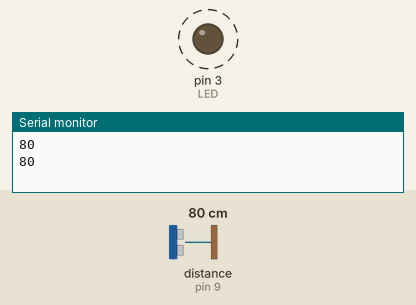
Bench run of a sketch on a simulated Arduino Uno, built with avr-gcc and run on an emulated ATmega328P. Parts: output pins drawn as LEDs (lit = HIGH), the last lines printed to the serial monitor. Wiring (inferred from the names in the program): ultrasonic range finder: trigger pin 10; echo pin 9. Dashed ring = blinking. The inputs (shaded band) are chosen by the test bench; at power-on: distance to the obstacle (sensor on pin 9) 80 cm. The echo pulse lasts 58.3 µs per cm; pins used as bus, display or sensor lines are not drawn.

Above: at 0.86 s.
1.6 s: distance to the obstacle (sensor on pin 9) set to 2 cm
At 2.1 s:
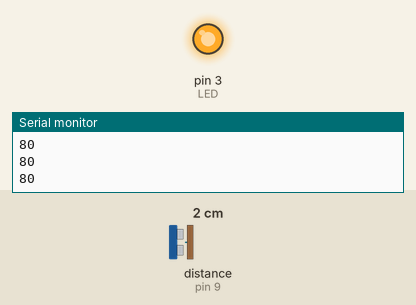
5.1 s: distance to the obstacle (sensor on pin 9) set to 97 cm
At 5.7 s:
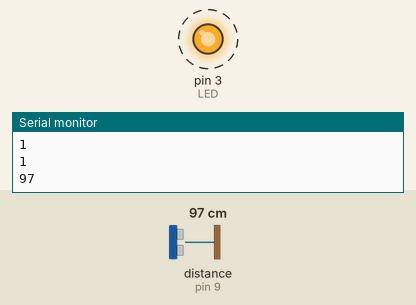
8.6 s: distance to the obstacle (sensor on pin 9) set to 103 cm
At 9.6 s:
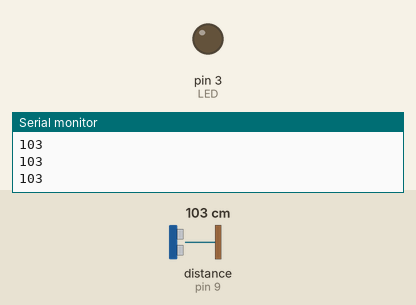
10.2 s: distance to the obstacle (sensor on pin 9) set to 4 cm
At 13.6 s:
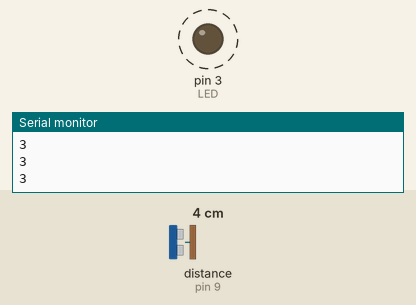
13.7 s: distance to the obstacle (sensor on pin 9) set to 120 cm
At 14.6 s:
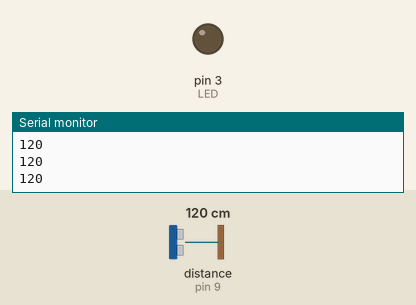
Timing chart, 0 to 16.2 s (numbered marks = the images above; inputs shaded):
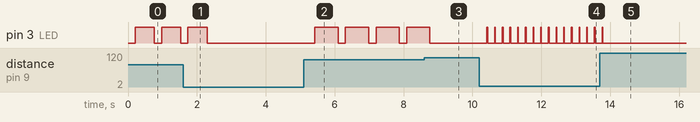

Measured:
- the behaviour switches between 100 and 101 cm on distance to the obstacle (sensor on pin 9) (found by bisection; images 2 and 3)
- after the input at 1.6 s, pin 3 (LED): goes on until 2.3 s, then stays LOW
- after the input at 5.1 s, pin 3 (LED): alternates HIGH for 0.68 s and LOW for 0.21 s, starting after 0.33 s
- after the input at 8.6 s, pin 3 (LED): goes on until 8.8 s, then stays LOW
- after the input at 10.2 s, pin 3 (LED): alternates HIGH for 0.02 s and LOW for 0.20 s, starting after 0.22 s
- after the input at 13.7 s, pin 3 (LED): goes on until 13.8 s, then stays LOW
- by itself, pin 3 (LED): alternates HIGH for 0.56 s and LOW for 0.21 s

The sketch:

P20A_05_SENSOR_ULTRASONIDO_1.ino.ino
```cpp
  int TRIG = 10;
  int ECO= 9;
  int LED = 3;
  int DURACION;
  int DISTANCIA;


  void setup() {
    pinMode(TRIG,OUTPUT);
    pinMode(ECO,INPUT);
    pinMode(LED,OUTPUT);
    Serial.begin(9600);

  }

  void loop() {
    digitalWrite(TRIG,HIGH);
    delay(1);
    digitalWrite(TRIG,LOW);

    DURACION = pulseIn(ECO,HIGH);

    DISTANCIA = DURACION/58;

    Serial.println(DISTANCIA);
    delay(200);

    if(DISTANCIA <= 100 && DISTANCIA >=0){
      digitalWrite(LED,HIGH);
      delay(DISTANCIA*7);
      digitalWrite(LED,LOW);
    }
  }
```
